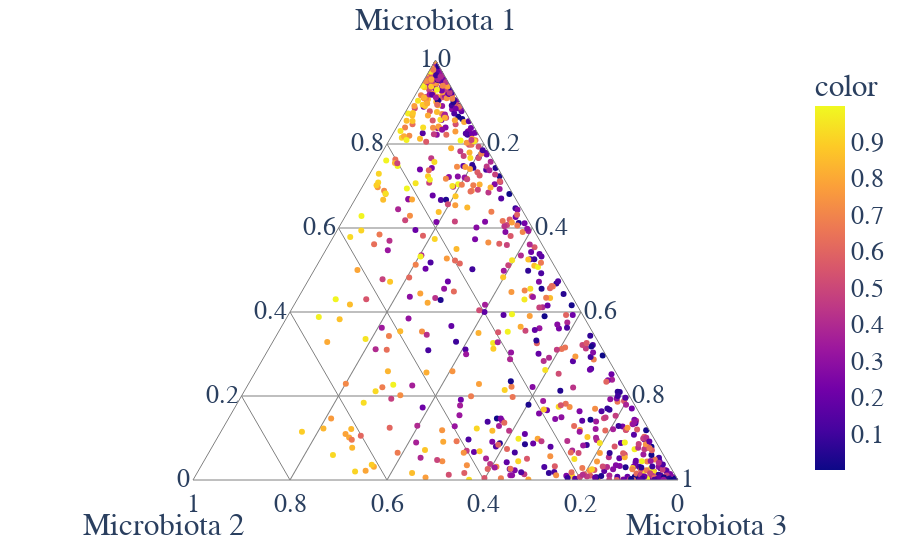

Notebook cell for this chart:
### Code cell
fig = px.scatter_ternary(df, a='Microbiota 1', 
                         b='Microbiota 2', 
                         c='Microbiota 3',
                         color=Z_sim[:, 1].squeeze())

fig = update_layout_px(fig)
fig.write_image(os.path.join(savepath,
                             "Ternaryplot_SampleZ2_" +str(p)+"InstrumentStrength_"+str(instrument_strength)+".pdf" ))

fig.show()

### Figure 1 — Plotly figure (JSON) as saved in the notebook; plotly's stock layout.template omitted (floating-point values rounded to 4 significant figures; data arrays with more than 128 entries replaced by an {"elided": "..."} marker saying what was removed)
{"data": [{"a": {"elided": "1000 float values"}, "b": {"elided": "1000 float values"}, "c": {"elided": "1000 float values"}, "hovertemplate": "Microbiota 1=%{a}<br>Microbiota 2=%{b}<br>Microbiota 3=%{c}<br>color=%{marker.color}<extra></extra>", "legendgroup": "", "marker": {"color": {"elided": "1000 float values"}, "coloraxis": "coloraxis", "symbol": "circle"}, "mode": "markers", "name": "", "showlegend": false, "subplot": "ternary", "type": "scatterternary"}], "layout": {"coloraxis": {"colorbar": {"title": {"text": "color"}}, "colorscale": [[0, "#0d0887"], [0.1111, "#46039f"], [0.2222, "#7201a8"], [0.3333, "#9c179e"], [0.4444, "#bd3786"], [0.5556, "#d8576b"], [0.6667, "#ed7953"], [0.7778, "#fb9f3a"], [0.8889, "#fdca26"], [1, "#f0f921"]]}, "font": {"family": "serif", "size": 26}, "legend": {"tracegroupgap": 0}, "margin": {"t": 60}, "paper_bgcolor": "rgba(0,0,0,0)", "plot_bgcolor": "rgba(0,0,0,0)", "ternary": {"aaxis": {"gridcolor": "grey", "linecolor": "grey", "title": {"text": "Microbiota 1"}}, "baxis": {"gridcolor": "grey", "linecolor": "grey", "title": {"text": "Microbiota 2"}}, "bgcolor": "rgba(0,0,0,0)", "caxis": {"gridcolor": "grey", "linecolor": "grey", "title": {"text": "Microbiota 3"}}, "domain": {"x": [0, 1], "y": [0, 1]}}, "xaxis": {"linecolor": "black", "linewidth": 2, "showline": true}, "yaxis": {"linecolor": "black", "linewidth": 2, "showline": true}}}
